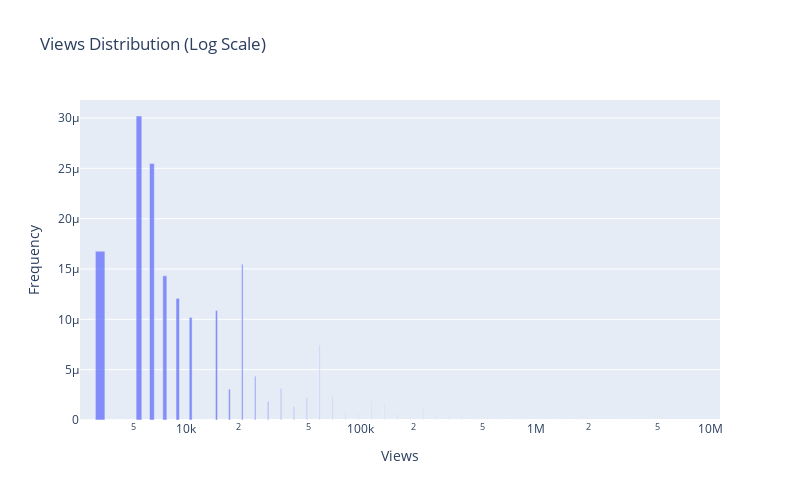
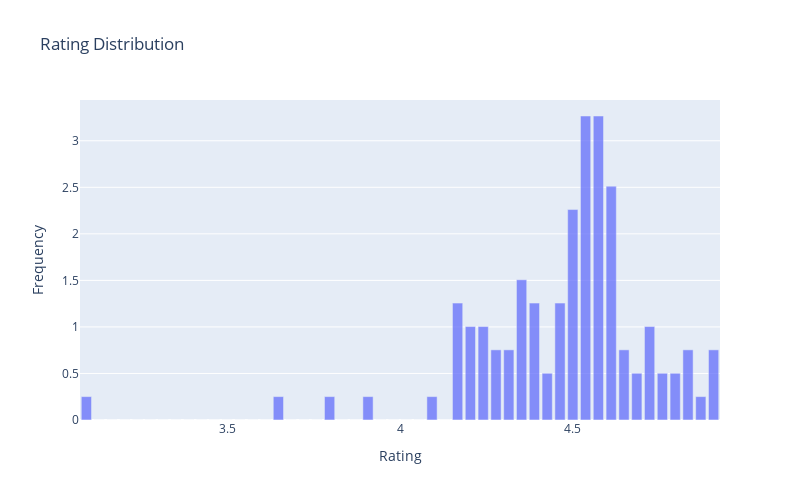
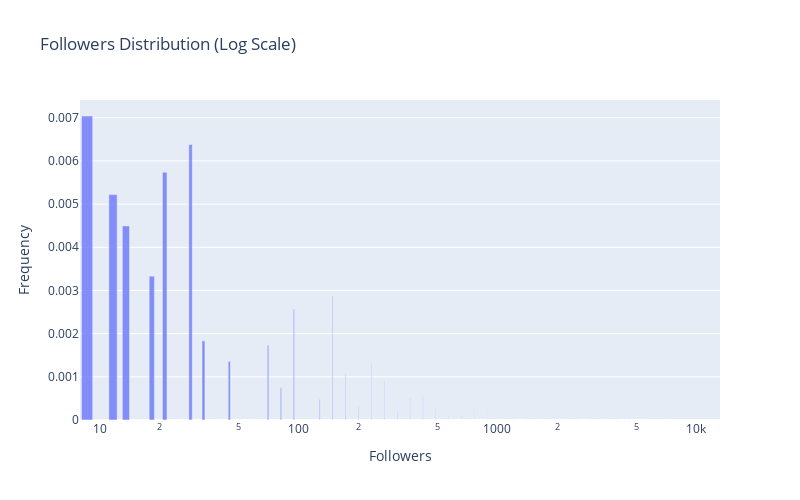
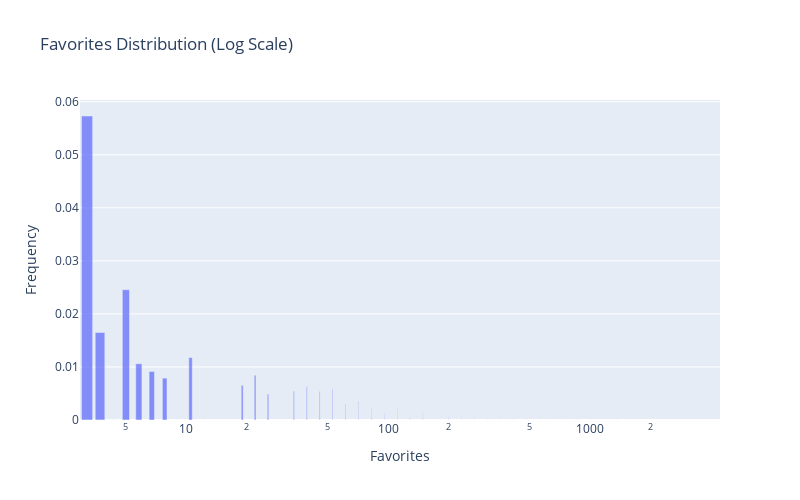

Notebook code for these charts, in order:
### Markdown cell above
## Numerical Features Distribution

Let's analyze the distribution of key numerical features using histograms and box plots.

### Code cell
# Define key metrics for analysis
key_metrics = ['views', 'rating', 'followers', 'favorites', 'chapters', 'pages']

# Create individual distribution plots for better readability
for metric in key_metrics:
    # Skip non-numeric columns or convert if possible
    if not pd.api.types.is_numeric_dtype(df[metric]):
        print(f"Skipping {metric} as it's not numeric (type: {df[metric].dtype})")
        continue
        
    # Create figure
    fig = go.Figure()
    
    # Create histogram data with proper handling of data types
    try:
        # Create bins manually to avoid Interval objects
        values = df[metric].dropna()
        min_val = values.min()
        max_val = values.max()
        
        # Check for skewness to determine appropriate scaling
        skewness = values.skew()
        print(f"Skewness for {metric}: {skewness:.2f}")
        is_right_skewed = skewness > 1.0  # Common threshold for significant right skew
        
        # If right-skewed and not already using log scale, use log binning
        if is_right_skewed and min_val > 0:  # Ensure all values are positive for log scale
            # For log scale, use logarithmically spaced bins
            bins = np.logspace(np.log10(max(min_val, 0.1)), np.log10(max_val), 51)
            hist_data = np.histogram(values, bins=bins, density=True)
            bin_centers = [(bins[i] + bins[i+1])/2 for i in range(len(bins)-1)]
        else:
            # For normal scale, use linearly spaced bins
            bins = np.linspace(min_val, max_val, 51)  # 51 points = 50 bins
            hist_data = np.histogram(values, bins=bins, density=True)
            bin_centers = [(bins[i] + bins[i+1])/2 for i in range(len(bins)-1)]
        
        # Create bar chart with bin centers and heights
        fig.add_trace(
            go.Bar(
                x=bin_centers,
                y=hist_data[0],
                name='Distribution',
                opacity=0.75
            )
        )
    except Exception as e:
        print(f"Error creating histogram for {metric}: {e}")
        continue
    
    # Update layout
    fig.update_layout(
        title=f'{metric.capitalize()} Distribution{" (Log Scale)" if is_right_skewed and min_val > 0 else ""}',
        xaxis_title=metric.capitalize(),
        yaxis_title='Frequency',
        height=500,
        width=800,
        showlegend=False  # No need for legend with single trace
    )
    
    # Use log scale for highly skewed metrics
    if is_right_skewed and min_val > 0:
        fig.update_xaxes(type='log')
        print(f"Applied log scaling to {metric} due to right-skewed distribution (skewness: {skewness:.2f})")
    
    try:
        fig.show()
    except TypeError as e:
        print(f"Error displaying plot for {metric}: {e}")
        print(f"Data types - x: {type(bin_centers[0])}, y: {type(hist_data[0][0])}")
        continue
    
    # Print basic statistics
    stats = df[metric].describe()
    print(f"\n{metric.capitalize()} Statistics:")
    print(f"Count: {stats['count']:,.0f}")
    print(f"Mean:  {stats['mean']:,.2f}")
    print(f"Std:   {stats['std']:,.2f}")
    print(f"Min:   {stats['min']:,.2f}")
    print(f"25%:   {stats['25%']:,.2f}")
    print(f"50%:   {stats['50%']:,.2f}")
    print(f"75%:   {stats['75%']:,.2f}")
    print(f"Max:   {stats['max']:,.2f}")
    
    # Calculate additional metrics to highlight skewness
    iqr = stats['75%'] - stats['25%']
    median = stats['50%']
    # Check if distribution is significantly skewed
    if (stats['max'] - median) > 3 * (median - stats['min']):
        print(f"Note: {metric} shows significant right skew - median ({median:.2f}) is much closer to min than max")
    
    # Print the 90th, 95th and 99th percentiles for right-skewed distributions
    if is_right_skewed:
        p90 = values.quantile(0.90)
        p95 = values.quantile(0.95)
        p99 = values.quantile(0.99)
        print(f"90th percentile: {p90:,.2f}")
        print(f"95th percentile: {p95:,.2f}")
        print(f"99th percentile: {p99:,.2f}")
        print(f"Percent of data between median and 90th percentile: {((values < p90) & (values > median)).mean()*100:.1f}%")
        print(f"Percent of data between 90th and max: {(values >= p90).mean()*100:.1f}%")

### Figure 1 — Plotly figure (JSON) as saved in the notebook; plotly's stock layout.template omitted (floating-point values rounded to 4 significant figures)
{"data": [{"name": "Distribution", "opacity": 0.75, "type": "bar", "x": [2717.0, 3221.0, 3818.0, 4527.0, 5367.0, 6363.0, 7544.0, 8944.0, 10600.0, 12570.0, 14900.0, 17670.0, 20950.0, 24840.0, 29450.0, 34910.0, 41390.0, 49070.0, 58170.0, 68970.0, 81770.0, 96940.0, 114900.0, 136300.0, 161500.0, 191500.0, 227100.0, 269200.0, 319200.0, 378400.0, 448600.0, 531800.0, 630500.0, 747600.0, 886300.0, 1051000.0, 1246000.0, 1477000.0, 1751000.0, 2076000.0, 2461000.0, 2918000.0, 3459000.0, 4101000.0, 4862000.0, 5765000.0, 6834000.0, 8103000.0, 9606000.0, 11390000.0], "y": [0.0, 1.677e-05, 0.0, 0.0, 3.02e-05, 2.547e-05, 1.432e-05, 1.208e-05, 1.019e-05, 0.0, 1.087e-05, 3.057e-06, 1.547e-05, 4.35e-06, 1.835e-06, 3.095e-06, 1.305e-06, 2.202e-06, 7.429e-06, 2.35e-06, 6.607e-07, 5.573e-07, 1.88e-06, 1.586e-06, 6.689e-07, 5.642e-07, 1.19e-06, 6.021e-07, 3.386e-07, 9.995e-07, 6.022e-07, 3.047e-07, 5.141e-07, 7.227e-08, 1.829e-07, 1.028e-07, 1.301e-07, 3.658e-08, 9.256e-08, 1.041e-07, 0.0, 1.852e-08, 3.123e-08, 0.0, 1.111e-08, 0.0, 0.0, 0.0, 0.0, 4.744e-09]}], "layout": {"height": 500, "showlegend": false, "title": {"text": "Views Distribution (Log Scale)"}, "width": 800, "xaxis": {"title": {"text": "Views"}, "type": "log"}, "yaxis": {"title": {"text": "Frequency"}}}}

### Figure 2 — Plotly figure (JSON) as saved in the notebook; plotly's stock layout.template omitted (floating-point values rounded to 4 significant figures)
{"data": [{"name": "Distribution", "opacity": 0.75, "type": "bar", "x": [3.089, 3.126, 3.163, 3.2, 3.237, 3.275, 3.312, 3.349, 3.386, 3.423, 3.461, 3.498, 3.535, 3.572, 3.609, 3.647, 3.684, 3.721, 3.758, 3.795, 3.833, 3.87, 3.907, 3.944, 3.981, 4.019, 4.056, 4.093, 4.13, 4.167, 4.205, 4.242, 4.279, 4.316, 4.353, 4.391, 4.428, 4.465, 4.502, 4.539, 4.577, 4.614, 4.651, 4.688, 4.725, 4.763, 4.8, 4.837, 4.874, 4.911], "y": [0.2512, 0.0, 0.0, 0.0, 0.0, 0.0, 0.0, 0.0, 0.0, 0.0, 0.0, 0.0, 0.0, 0.0, 0.0, 0.2512, 0.0, 0.0, 0.0, 0.2512, 0.0, 0.0, 0.2512, 0.0, 0.0, 0.0, 0.0, 0.2512, 0.0, 1.256, 1.005, 1.005, 0.7537, 0.7537, 1.507, 1.256, 0.5025, 1.256, 2.261, 3.266, 3.266, 2.512, 0.7537, 0.5025, 1.005, 0.5025, 0.5025, 0.7537, 0.2512, 0.7537]}], "layout": {"height": 500, "showlegend": false, "title": {"text": "Rating Distribution"}, "width": 800, "xaxis": {"title": {"text": "Rating"}}, "yaxis": {"title": {"text": "Frequency"}}}}

### Figure 3 — Plotly figure (JSON) as saved in the notebook; plotly's stock layout.template omitted (floating-point values rounded to 4 significant figures)
{"data": [{"name": "Distribution", "opacity": 0.75, "type": "bar", "x": [8.646, 10.04, 11.66, 13.54, 15.73, 18.27, 21.22, 24.64, 28.62, 33.24, 38.6, 44.83, 52.07, 60.47, 70.23, 81.57, 94.73, 110.0, 127.8, 148.4, 172.4, 200.2, 232.5, 270.0, 313.6, 364.2, 423.0, 491.2, 570.5, 662.6, 769.6, 893.8, 1038.0, 1206.0, 1400.0, 1626.0, 1889.0, 2193.0, 2547.0, 2959.0, 3436.0, 3991.0, 4635.0, 5383.0, 6251.0, 7260.0, 8432.0, 9793.0, 11370.0, 13210.0], "y": [0.007041, 0.0, 0.00522, 0.004494, 0.0, 0.003332, 0.005738, 0.0, 0.006381, 0.001831, 0.0, 0.001358, 0.0, 0.0, 0.001733, 0.0007463, 0.00257, 0.0, 0.0004764, 0.002871, 0.00106, 0.0003041, 0.001309, 0.0009018, 0.0001941, 0.0005014, 0.0005756, 0.0002478, 0.0001067, 9.187e-05, 0.0003164, 0.0003405, 0.0001173, 0.000101, 8.695e-05, 0.0001497, 0.0001934, 0.000111, 2.39e-05, 4.115e-05, 7.086e-05, 9.152e-05, 6.567e-05, 6.785e-05, 9.737e-06, 1.677e-05, 0.0, 1.243e-05, 5.352e-06, 0.0]}], "layout": {"height": 500, "showlegend": false, "title": {"text": "Followers Distribution (Log Scale)"}, "width": 800, "xaxis": {"title": {"text": "Followers"}, "type": "log"}, "yaxis": {"title": {"text": "Frequency"}}}}

### Figure 4 — Plotly figure (JSON) as saved in the notebook; plotly's stock layout.template omitted (floating-point values rounded to 4 significant figures)
{"data": [{"name": "Distribution", "opacity": 0.75, "type": "bar", "x": [3.238, 3.752, 4.347, 5.036, 5.835, 6.761, 7.834, 9.076, 10.52, 12.18, 14.12, 16.36, 18.95, 21.96, 25.44, 29.48, 34.16, 39.57, 45.85, 53.13, 61.55, 71.32, 82.63, 95.74, 110.9, 128.5, 148.9, 172.5, 199.9, 231.6, 268.4, 311.0, 360.3, 417.4, 483.7, 560.4, 649.3, 752.3, 871.7, 1010.0, 1170.0, 1356.0, 1571.0, 1820.0, 2109.0, 2443.0, 2831.0, 3280.0, 3800.0, 4403.0], "y": [0.0573, 0.01649, 0.0, 0.02456, 0.0106, 0.009148, 0.007895, 0.0, 0.01176, 0.0, 0.0, 0.0, 0.006527, 0.00845, 0.004862, 0.0, 0.005433, 0.006252, 0.005396, 0.005821, 0.003014, 0.003469, 0.002245, 0.001292, 0.00223, 0.0004812, 0.001661, 0.0, 0.0009281, 0.001068, 0.0004609, 0.0001989, 0.001202, 0.0004445, 0.0005115, 0.0002207, 0.0004763, 0.0002466, 0.0004257, 0.0001837, 0.0001586, 0.0001825, 3.937e-05, 3.398e-05, 0.0, 2.531e-05, 2.185e-05, 1.886e-05, 0.0, 0.0]}], "layout": {"height": 500, "showlegend": false, "title": {"text": "Favorites Distribution (Log Scale)"}, "width": 800, "xaxis": {"title": {"text": "Favorites"}, "type": "log"}, "yaxis": {"title": {"text": "Frequency"}}}}
